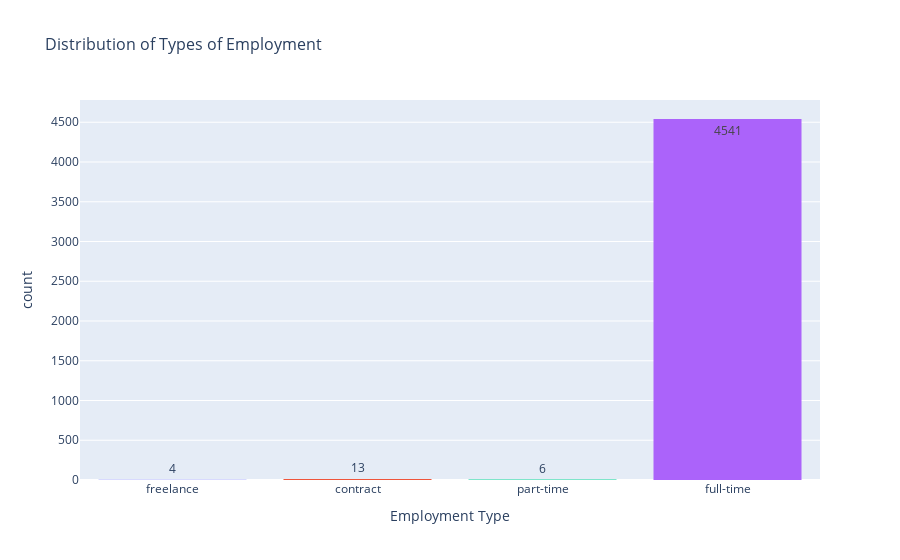

Notebook source saved alongside this figure:
### Markdown cell above
Data Engineer is the most common job title in the dataset, suggesting that there is a significant demand for these professionals with skills in data engineering and infrastructure. Data Scientist is the 2nd most common job title with Data Analyst being 3rd. This also suggests that there is a demand for higher level data professionals. The next most common job title is Machine Learning Engineer, which suggests that there is also quite a high demand for data professionals with skills in creating ML models. There are also many research and development roles that are in the top 20 jobs, such as research engineer, applied scientist and research analyst. This suggests that there is a significant number of roles in data science that are more research-oriented. The other large group of roles in this top 20 listing is for specialist roles, such as data architect, data specialist and analytics engineer, which reflect that there are quite a few roles that require specialized skills.

### Code cell
# distribution of employment type
fig = px.histogram(
    df,x='employment_type',
    title='Distribution of Types of Employment',
    labels={'employment_type':'Employment Type'},
    category_orders=dict(employment_type=['freelance','contract','part-time','full-time']),
    color='employment_type',
    text_auto=True
)
fig.update_layout(title_font_size=16,showlegend=False)

### Figure 1 — Plotly figure (JSON) as saved in the notebook; plotly's stock layout.template omitted (floating-point values rounded to 4 significant figures; data arrays with more than 128 entries replaced by an {"elided": "..."} marker saying what was removed)
{"data": [{"alignmentgroup": "True", "bingroup": "x", "hovertemplate": "Employment Type=%{x}<br>count=%{y}<extra></extra>", "legendgroup": "freelance", "marker": {"color": "#636efa", "pattern": {"shape": ""}}, "name": "freelance", "offsetgroup": "freelance", "orientation": "v", "showlegend": true, "texttemplate": "%{value}", "type": "histogram", "x": ["freelance", "freelance", "freelance", "freelance"], "xaxis": "x", "yaxis": "y"}, {"alignmentgroup": "True", "bingroup": "x", "hovertemplate": "Employment Type=%{x}<br>count=%{y}<extra></extra>", "legendgroup": "contract", "marker": {"color": "#EF553B", "pattern": {"shape": ""}}, "name": "contract", "offsetgroup": "contract", "orientation": "v", "showlegend": true, "texttemplate": "%{value}", "type": "histogram", "x": ["contract", "contract", "contract", "contract", "contract", "contract", "contract", "contract", "contract", "contract", "contract", "contract", "contract"], "xaxis": "x", "yaxis": "y"}, {"alignmentgroup": "True", "bingroup": "x", "hovertemplate": "Employment Type=%{x}<br>count=%{y}<extra></extra>", "legendgroup": "part-time", "marker": {"color": "#00cc96", "pattern": {"shape": ""}}, "name": "part-time", "offsetgroup": "part-time", "orientation": "v", "showlegend": true, "texttemplate": "%{value}", "type": "histogram", "x": ["part-time", "part-time", "part-time", "part-time", "part-time", "part-time"], "xaxis": "x", "yaxis": "y"}, {"alignmentgroup": "True", "bingroup": "x", "hovertemplate": "Employment Type=%{x}<br>count=%{y}<extra></extra>", "legendgroup": "full-time", "marker": {"color": "#ab63fa", "pattern": {"shape": ""}}, "name": "full-time", "offsetgroup": "full-time", "orientation": "v", "showlegend": true, "texttemplate": "%{value}", "type": "histogram", "x": {"elided": "4541 str values"}, "xaxis": "x", "yaxis": "y"}], "layout": {"barmode": "relative", "legend": {"title": {"text": "Employment Type"}, "tracegroupgap": 0}, "showlegend": false, "title": {"font": {"size": 16}, "text": "Distribution of Types of Employment"}, "xaxis": {"anchor": "y", "categoryarray": ["freelance", "contract", "part-time", "full-time"], "categoryorder": "array", "domain": [0, 1], "title": {"text": "Employment Type"}}, "yaxis": {"anchor": "x", "domain": [0, 1], "title": {"text": "count"}}}}
